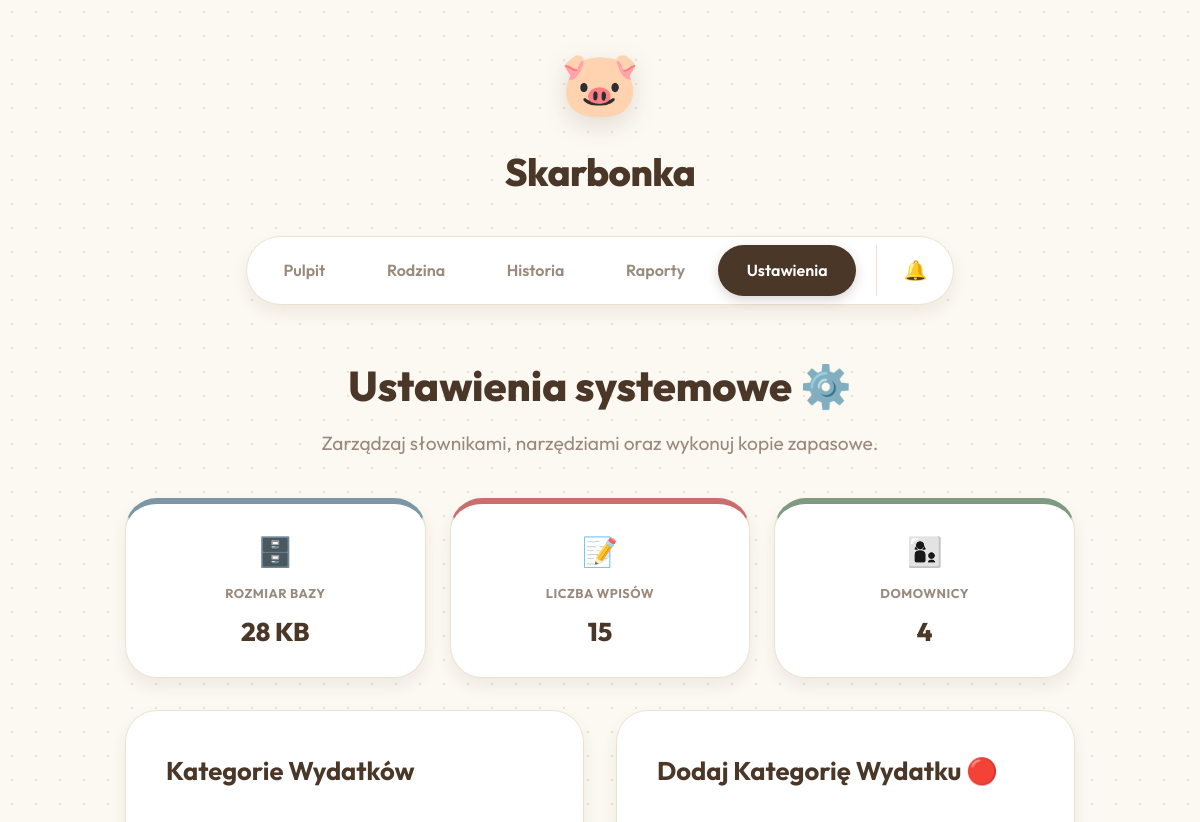
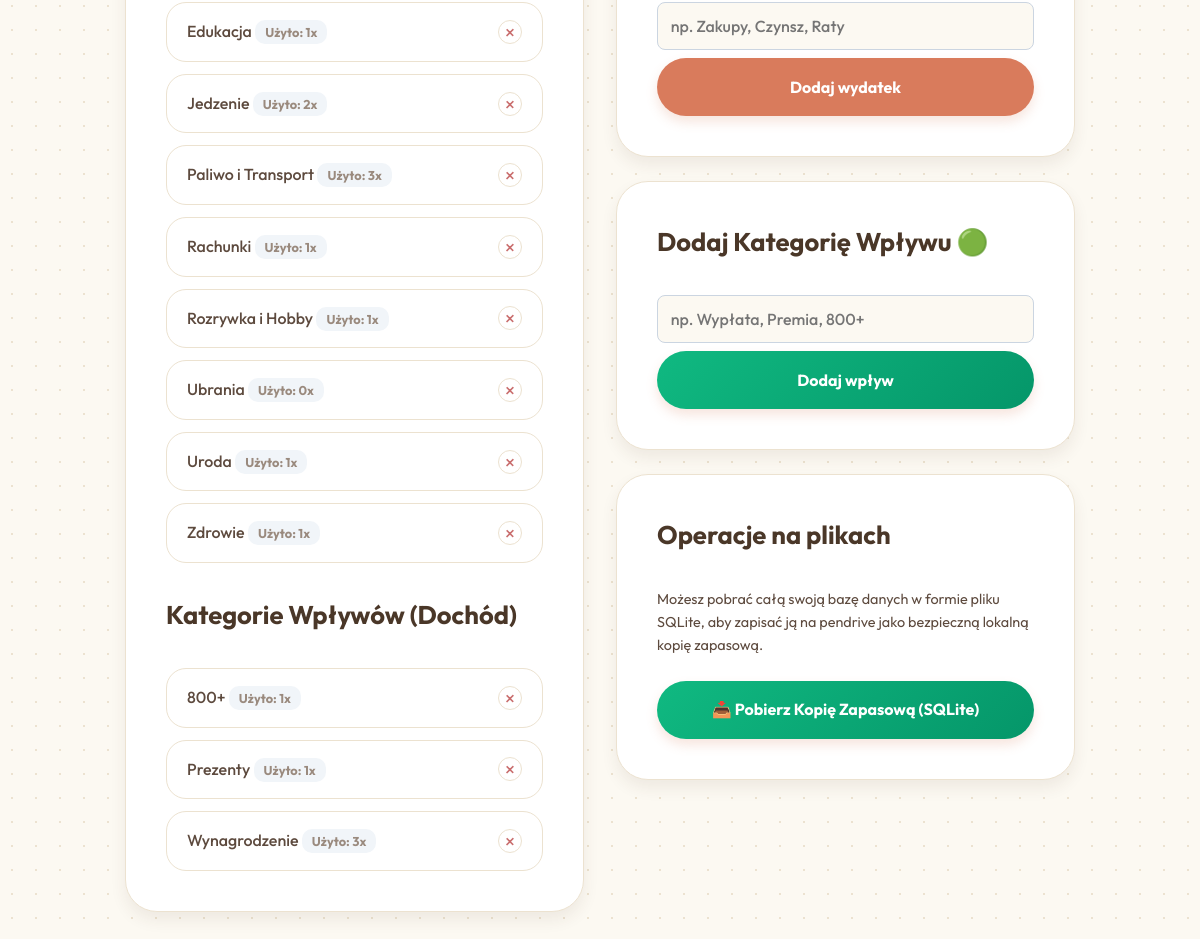
The page /settings.php on the database its author committed (2 pictures, top to bottom).
### tables this page shows
CREATE TABLE categories (
                id INTEGER PRIMARY KEY AUTOINCREMENT,
                name TEXT NOT NULL,
                type TEXT NOT NULL CHECK(type IN ('income', 'expense'))
            );

### settings.php (the view, shortened to what this page needs)
<?php
require_once 'db.php';
$stmt = $db->query("
    SELECT c.*, COUNT(t.id) as tx_count
    FROM categories c
    LEFT JOIN transactions t ON c.id = t.category_id
    GROUP BY c.id
    ORDER BY c.type, c.name
");
$categories = $stmt->fetchAll(PDO::FETCH_ASSOC);
$expenses = array_filter($categories, fn($c) => $c['type'] === 'expense');
$incomes = array_filter($categories, fn($c) => $c['type'] === 'income');
$usersCount = $db->query("SELECT COUNT(*) FROM users")->fetchColumn();
$txCount = $db->query("SELECT COUNT(*) FROM transactions")->fetchColumn();
$dbSize = file_exists('budget.sqlite') ? round(filesize('budget.sqlite') / 1024, 2) : 0;
?>
<!DOCTYPE html>
<html lang="pl">
<head>
    <link rel="stylesheet" href="style.css">
</head>
<body>
    <div class="app-wrapper">
        <header class="app-header">
            <div class="logo">
                <div class="logo-icon">🐷</div>
                <h1>Skarbonka</h1>
            </div>
            <nav class="top-nav">
                <a href="index.php">Pulpit</a>
                <a href="members.php">Rodzina</a>
                <a href="history.php">Historia</a>
                <a href="reports.php">Raporty</a>
                <a href="settings.php" class="active">Ustawienia</a>
                <div class="notif-center">
                    <div class="notif-bell" onclick="toggleNotifs()">
                        🔔
                    </div>
                </div>
            </nav>
        </header>
        <main class="main-content">
            <header class="topbar">
                <div>
                    <h2 class="greeting">Ustawienia systemowe ⚙️</h2>
                    <p class="subtitle">Zarządzaj słownikami, narzędziami oraz wykonuj kopie zapasowe.</p>
                </div>
            </header>
            <div class="dashboard-cards" style="margin-bottom: 2rem;">
                <div class="card glass-effect gradient-blue">
                    <div class="card-icon">🗄️</div>
                    <h3>Rozmiar Bazy</h3>
                    <p class="amount"><?= $dbSize ?> KB</p>
                </div>
                <div class="card glass-effect gradient-red">
                    <div class="card-icon">📝</div>
                    <h3>Liczba Wpisów</h3>
                    <p class="amount"><?= $txCount ?></p>
                </div>
                <div class="card glass-effect gradient-green">
                    <div class="card-icon">👩‍👦</div>
                    <h3>Domownicy</h3>
                    <p class="amount"><?= $usersCount ?></p>
                </div>
            </div>
            <div class="settings-grid">
                <section class="glass-effect section-box">
                    <div class="section-header">
                        <h3>Kategorie Wydatków</h3>
                    </div>
                    <div class="cat-list" style="margin-bottom: 2rem;">
                        <?php foreach($expenses as $c): ?>
                            <div class="cat-item">
                                <div>
                                    <span style="font-weight: 500;"><?= htmlspecialchars($c['name']) ?></span>
                                    <span class="badge-info">Użyto: <?= $c['tx_count'] ?>x</span>
                                </div>
                                <form action="delete_category.php" method="POST" style="margin: 0;" onsubmit="return confirm('Trwale usunąć tę kategorię?');">
                                    <button type="submit" class="btn-delete" title="Usuń kategorię" style="width: 24px; height: 24px;">×</button>
                                </form>
                            </div>
                        <?php endforeach; ?>
                    </div>
                    <div class="section-header">
                        <h3>Kategorie Wpływów (Dochód)</h3>
                    </div>
                    <div class="cat-list">
                        <?php foreach($incomes as $c): ?>
                            <div class="cat-item">
                                <div>
                                    <span style="font-weight: 500;"><?= htmlspecialchars($c['name']) ?></span>
                                    <span class="badge-info">Użyto: <?= $c['tx_count'] ?>x</span>
                                </div>
                                <form action="delete_category.php" method="POST" style="margin: 0;" onsubmit="return confirm('Trwale usunąć tę kategorię?');">
                                    <button type="submit" class="btn-delete" title="Usuń kategorię" style="width: 24px; height: 24px;">×</button>
                                </form>
                            </div>
                        <?php endforeach; ?>
                    </div>
                </section>
                <div style="display: flex; flex-direction: column; gap: 1.5rem;">
                    <section class="glass-effect section-box">
                        <div class="section-header">
                            <h3>Dodaj Kategorię Wydatku 🔴</h3>
                        </div>
                        <form action="add_category.php" method="POST" class="add-form" style="display: flex; gap: 0.5rem; flex-direction: column;">
                            <input type="text" name="name" required placeholder="np. Zakupy, Czynsz, Raty" style="padding: 0.8rem; border-radius: 8px; border: 1px solid #cbd5e1;">
                            <button type="submit" class="btn-primary full-width" style="margin-top: 0;">Dodaj wydatek</button>
                        </form>
                    </section>
                    <section class="glass-effect section-box">
                        <div class="section-header">
                            <h3>Dodaj Kategorię Wpływu 🟢</h3>
                        </div>
                        <form action="add_category.php" method="POST" class="add-form" style="display: flex; gap: 0.5rem; flex-direction: column;">
                            <input type="text" name="name" required placeholder="np. Wypłata, Premia, 800+" style="padding: 0.8rem; border-radius: 8px; border: 1px solid #cbd5e1;">
                            <button type="submit" class="btn-primary full-width" style="margin-top: 0; background: linear-gradient(135deg, #10b981 0%, #059669 100%);">Dodaj wpływ</button>
                        </form>
                    </section>
                    <section class="glass-effect section-box">
                        <div class="section-header">
                            <h3>Operacje na plikach</h3>
                        </div>
                        <p style="color: var(--text-secondary); font-size: 0.9rem; margin-bottom: 1.5rem;">
                            Możesz pobrać całą swoją bazę danych w formie pliku SQLite, aby zapisać ją na pendrive jako bezpieczną lokalną kopię zapasową.
                        </p>
                        <a href="export_db.php" class="btn-primary" style="display: block; text-align: center; text-decoration: none; padding: 1rem; background: linear-gradient(135deg, #10b981 0%, #059669 100%);">📥 Pobierz Kopię Zapasową (SQLite)</a>
                    </section>
                </div>
            </div>
        </main>
    </div>
</body>
</html>

### settings.php (style rules this page uses)
.settings-grid { display: grid; grid-template-columns: 1fr 1fr; gap: 2rem; }
.cat-list { display: flex; flex-direction: column; gap: 0.75rem; }
.cat-item { display: flex; justify-content: space-between; align-items: center; background: white; padding: 1rem 1.25rem; border-radius: var(--br-md); border: 1px solid var(--border); transition: var(--transition); }
.badge-info { font-size: 0.8rem; font-weight: 700; background: #f1f5f9; padding: 4px 10px; border-radius: 10px; color: var(--text-muted); }

### rows shown on the page
categories: name "Edukacja", tx_count "1"
categories: name "Jedzenie", tx_count "2"
categories: name "Paliwo i Transport", tx_count "3"
categories: name "Rachunki", tx_count "1"
categories: name "Rozrywka i Hobby", tx_count "1"
categories: name "Ubrania", tx_count "0"
categories: name "Uroda", tx_count "1"
categories: name "Zdrowie", tx_count "1"
categories: name "800+", tx_count "1"
categories: name "Prezenty", tx_count "1"
categories: name "Wynagrodzenie", tx_count "3"

### other values the page prints
$dbSize "28"
$txCount "15"
$usersCount "4"
